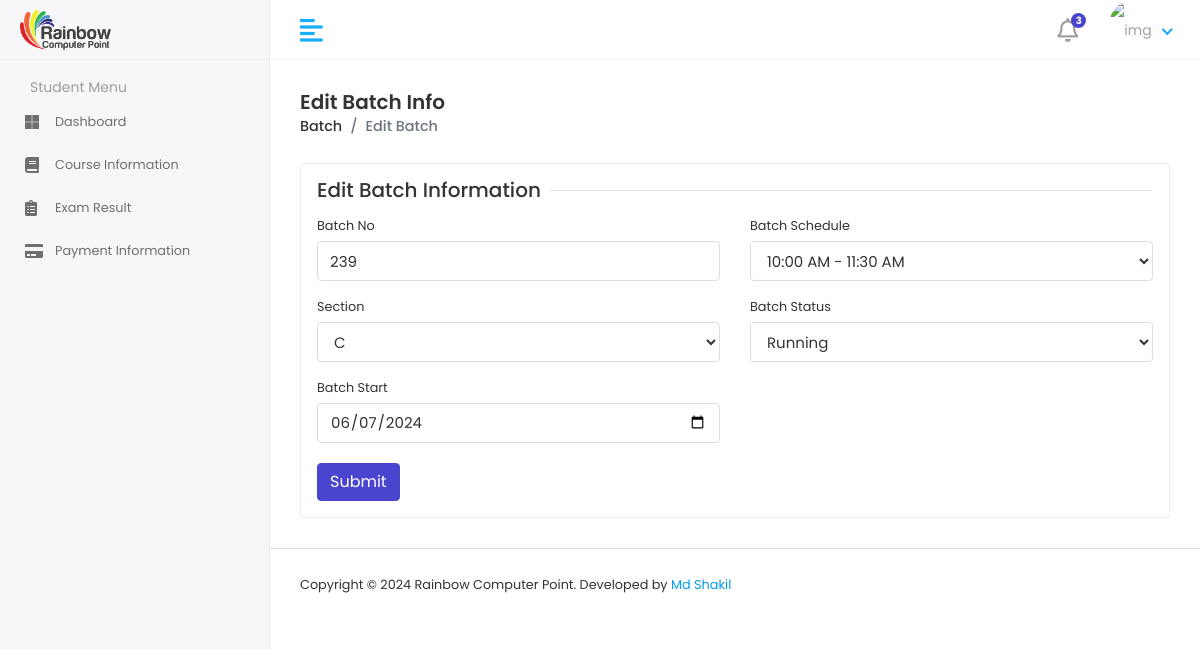
The app's page /editBatch/3 (signed in), older data.
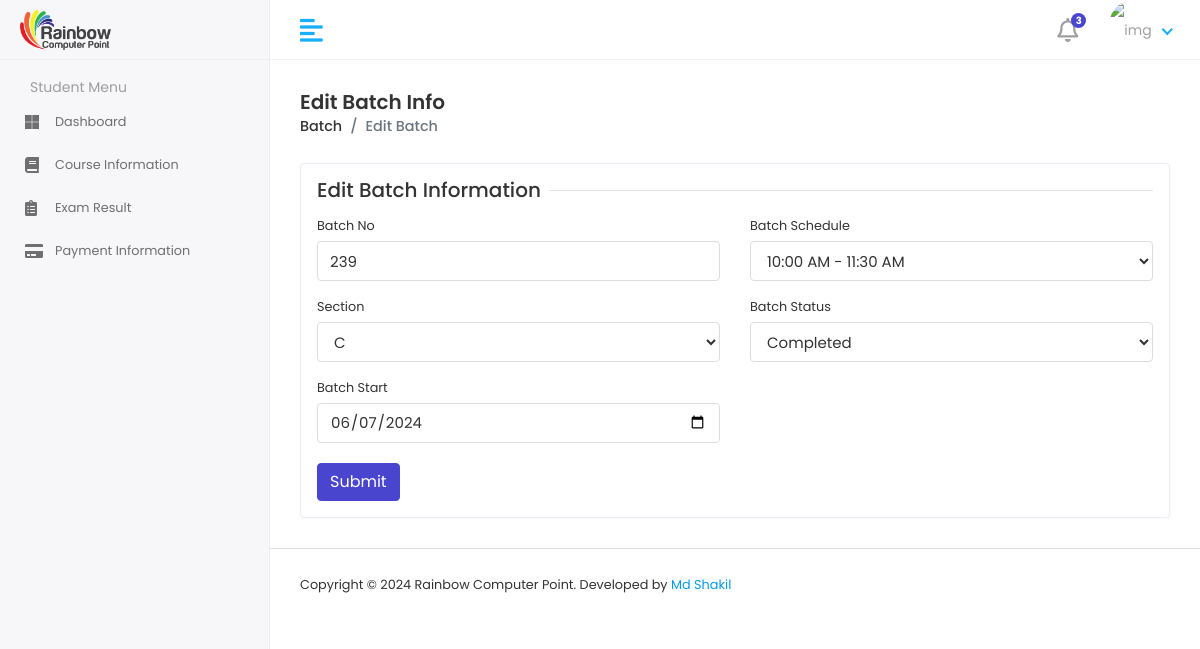
The same page, newer data.
### RainbowApp/models.py (models this page shows, shortened)
class BatchInfoModel(models.Model):
    BatchNo = models.CharField(max_length=100, null=True)
    SCHEDULE = [
        ('09:00 AM - 10:00 AM','09:00 AM - 10:00 AM'),
        ('10:00 AM - 11:30 AM','10:00 AM - 11:30 AM'),
        ('11:30 AM - 01:00 PM','11:30 AM - 01:00 PM'),
        ('01:00 PM - 02:30 PM','01:00 PM - 02:30 PM'),
        ('03:00 PM - 04:30 PM','03:00 PM - 04:30 PM'),
        ('04:30 PM - 06:00 PM','04:30 PM - 06:00 PM'),
        ('06:00 PM - 07:30 PM','06:00 PM - 07:30 PM'),
        ('08:00 PM - 09:30 PM','08:00 PM - 09:30 PM'),
    ]
    Batchschedule = models.CharField(choices=SCHEDULE,max_length=100, null=True)
    SECTION = [
        ('A','A'),
        ('B','B'),
        ('C','C'),
    ]
    Section = models.CharField(choices=SECTION,max_length=100, null=True)
    STATUS = [
        ('Running','Running'),
        ('Completed','Completed'),
    ]
    Status = models.CharField(choices=STATUS,max_length=100, null=True)
    BatchStart = models.DateField()

### RainbowProject/batchviews.py (the view, shortened to what this page needs)
# urls.py: path('editBatch/<str:myid>',editBatch, name='editBatch'),
@login_required
def editBatch(request, myid):
    batchData = BatchInfoModel.objects.get(id=myid)
    batch_Date = batchData.BatchStart.isoformat() if batchData.BatchStart else ''
    context = {
       'batchData': batchData,
       'batch_Date': batch_Date,
    }
    return render(request, 'mybatch/editbatch.html', context)

### template/mybatch/editbatch.html (shortened to what this page needs)
{% extends 'adminmaster/adminmaster.html' %}
{% block admincontent %}
<div class="content container-fluid">
   <div class="page-header">
      <div class="row align-items-center">
         <div class="col">
            <h3 class="page-title">Edit Batch Info</h3>
            <ul class="breadcrumb">
               <li class="breadcrumb-item"><a href="{% url 'batchList' %}">Batch</a></li>
               <li class="breadcrumb-item active">Edit Batch</li>
            </ul>
         </div>
      </div>
   </div>
   <div class="row">
      <div class="col-sm-12">
         <div class="card">
            <div class="card-body">
               <form action="{% url 'editBatch' batchData.id %}" method="POST" enctype="multipart/form-data">
                  <div class="row">
                     <div class="col-12">
                        <h5 class="form-title"><span>Edit Batch Information</span></h5>
                     </div>
                     <div class="col-12 col-sm-6">
                        <div class="form-group">
                           <label>Batch No</label>
                           <input type="text" name="batchno" value="{{batchData.BatchNo}}" class="form-control">
                        </div>
                     </div>
                     <div class="col-12 col-sm-6">
                        <div class="form-group">
                           <label>Batch Schedule</label>
                           <select name="schedule" class="form-control">
                              <option value="10:00 AM - 11:30 AM" {% if batchData.Batchschedule == '10:00 AM - 11:30 AM' %} selected {% endif %}>10:00 AM - 11:30 AM</option>
                           </select>
                        </div>
                     </div>
                     <div class="col-12 col-sm-6">
                        <div class="form-group">
                           <label>Section</label>
                           <select name="section" class="form-control">
                              <option value="C" {% if batchData.Section == 'C' %} selected {% endif %}>C</option>
                           </select>
                        </div>
                     </div>
                     <div class="col-12 col-sm-6">
                        <div class="form-group">
                           <label>Batch Status</label>
                           <select name="status" class="form-control">
                              <option value="Running" {% if batchData.Status == 'Running' %} selected {% endif %}>Running</option>
                              <option value="Completed" {% if batchData.Status == 'Completed' %} selected {% endif %}>Completed</option>
                           </select>
                        </div>
                     </div>
                     <div class="col-12 col-sm-6">
                        <div class="form-group">
                           <label>Batch Start</label>
                           <input type="date" name="batchstart" value="{{batch_Date}}" class="form-control">
                        </div>
                     </div>
                     <div class="col-12">
                        <button type="submit" class="btn btn-primary">Submit</button>
                     </div>
                  </div>
               </form>
            </div>
         </div>
      </div>
   </div>
</div>
{% endblock admincontent %}

Row changes from the older to the newer data that the page shows:
changed BatchInfoModel "10:00 AM - 11:30 AM": status "Running" → "Completed"
